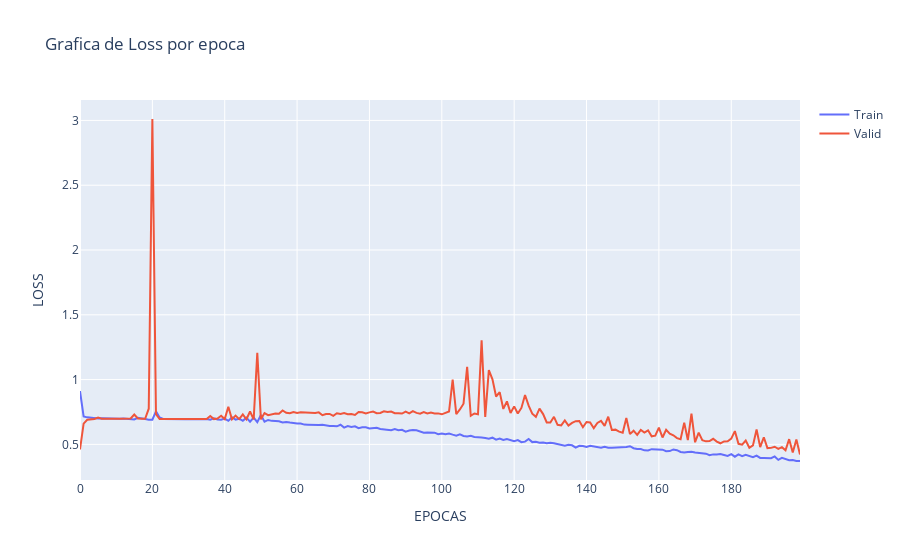
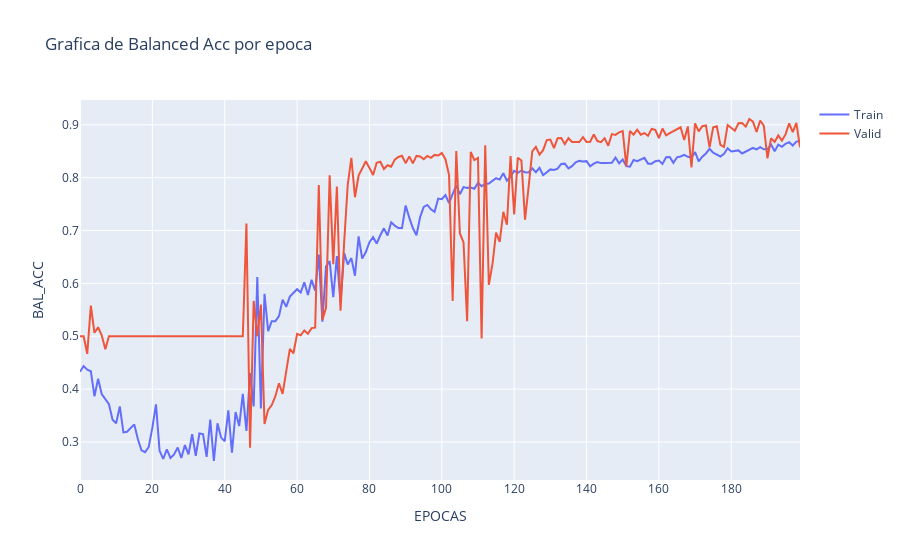

Notebook cell for these charts, in order:
### Code cell
analizarProject(path_base, '20241126_091203')

### Figure 1 — Plotly figure (JSON) as saved in the notebook; plotly's stock layout.template omitted (floating-point values rounded to 4 significant figures; data arrays with more than 128 entries replaced by an {"elided": "..."} marker saying what was removed)
{"data": [{"mode": "lines", "name": "Train", "type": "scatter", "x": {"elided": "200 int values"}, "y": {"elided": "200 float values"}}, {"mode": "lines", "name": "Valid", "type": "scatter", "x": {"elided": "200 int values"}, "y": {"elided": "200 float values"}}], "layout": {"autosize": true, "title": {"text": "Grafica de Loss por epoca"}, "xaxis": {"autorange": true, "range": [0, 199], "title": {"text": "EPOCAS"}, "type": "linear"}, "yaxis": {"autorange": true, "range": [0.2249, 3.158], "title": {"text": "LOSS"}, "type": "linear"}}}

### Figure 2 — Plotly figure (JSON) as saved in the notebook; plotly's stock layout.template omitted (floating-point values rounded to 4 significant figures; data arrays with more than 128 entries replaced by an {"elided": "..."} marker saying what was removed)
{"data": [{"mode": "lines", "name": "Train", "type": "scatter", "x": {"elided": "200 int values"}, "y": {"elided": "200 float values"}}, {"mode": "lines", "name": "Valid", "type": "scatter", "x": {"elided": "200 int values"}, "y": {"elided": "200 float values"}}], "layout": {"autosize": true, "title": {"text": "Grafica de Balanced Acc por epoca"}, "xaxis": {"autorange": true, "range": [0, 199], "title": {"text": "EPOCAS"}, "type": "linear"}, "yaxis": {"autorange": true, "range": [0.2281, 0.9469], "title": {"text": "BAL_ACC"}, "type": "linear"}}}
